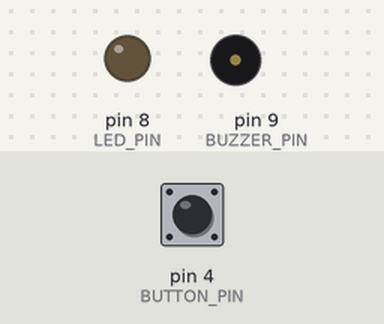
Bench run of a sketch on a simulated Arduino Uno, built with avr-gcc and run on an emulated ATmega328P. On the bench: output pins drawn as LEDs (lit = HIGH), buzzer (waves = sounding). The test bench sets the inputs (shaded band); at power-on: pin 4 (BUTTON_PIN) HIGH.

Above: at 3.8 s.
3.9 s: pin 4 (BUTTON_PIN) pulled LOW for 3.2 s
At 6.94 s:
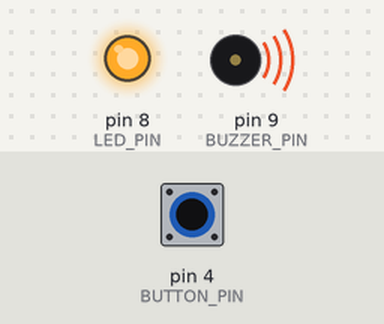
At 7.4 s:
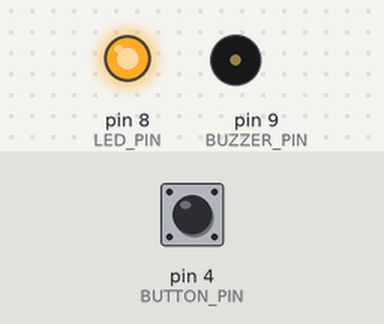
8.6 s: pin 4 (BUTTON_PIN) pulled LOW for 3.2 s
At 11.64 s:
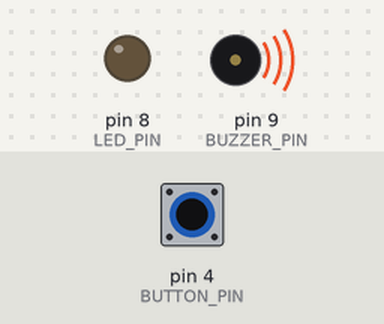
Timing chart, 0 to 13.2 s (numbered marks = the images above; inputs shaded):
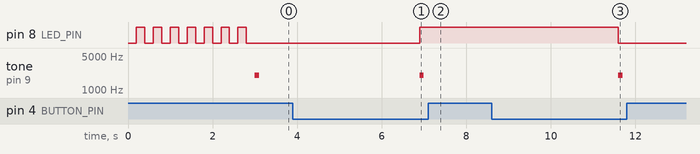

Measured:
- after the input at 3.9 s, pin 8 (LED_PIN): LOW → HIGH after 3.0 s; tone on pin 9 (BUZZER_PIN): silent → 2000 Hz after 3.0 s, → silent 0.10 s later
- after the input at 8.6 s, pin 8 (LED_PIN): HIGH → LOW after 3.0 s; tone on pin 9 (BUZZER_PIN): silent → 2000 Hz after 3.0 s, → silent 0.10 s later
- by itself, pin 8 (LED_PIN): alternates HIGH for 0.20 s and LOW for 0.20 s, 14 changes in all, then stays LOW

The sketch:

answer.ino
```cpp
// P01 참고 정답
//
// 로직 요약:
// 1) BOOT 상태에서 200ms마다 LED를 깜빡이며 3초 대기합니다.
// 2) 3초가 지나면 SAFE로 상태를 바꿉니다.
// 3) SAFE/ARMED에서 버튼을 3초 누르면 상태를 전환합니다.
//    계속 누르고 있으면 3초마다 다시 전환합니다.
// 4) ARMED에서는 LED ON, SAFE에서는 LED OFF를 유지합니다.
// 5) 상태가 바뀌면 100ms 비프음을 비차단 방식으로 냅니다.
enum State { BOOT, SAFE, ARMED };

const int LED_PIN = 8;
const int BUTTON_PIN = 4;
const int BUZZER_PIN = 9;

State state = BOOT;
unsigned long stateStartMs = 0;
unsigned long lastBlinkMs = 0;
bool ledOn = false;

unsigned long pressStartMs = 0;

unsigned long buzzerOffAtMs = 0;
bool beepArmed = false;

void startBeep(unsigned long ms) {
  // 지금 비프음을 시작하고, 언제 끌지 시각을 저장합니다.
  tone(BUZZER_PIN, 2000);
  buzzerOffAtMs = millis() + ms;
  beepArmed = true;
}

void updateBuzzer(unsigned long now) {
  // 비차단 방식으로 비프 종료 시각을 확인합니다.
  if (beepArmed && now >= buzzerOffAtMs) {
    noTone(BUZZER_PIN);
    beepArmed = false;
  }
}

void setState(State next) {
  bool changed = (state != next);
  state = next;
  stateStartMs = millis();
  if (changed) {
    startBeep(100);
  }
}

void setup() {
  pinMode(LED_PIN, OUTPUT);
  pinMode(BUTTON_PIN, INPUT_PULLUP);
  pinMode(BUZZER_PIN, OUTPUT);
  setState(BOOT);
}

void loop() {
  unsigned long now = millis();
  updateBuzzer(now);

  // BOOT: 점멸 후 3초가 지나면 SAFE로 전환합니다.
  if (state == BOOT) {
    if (now - lastBlinkMs >= 200) {
      lastBlinkMs = now;
      ledOn = !ledOn;
      digitalWrite(LED_PIN, ledOn ? HIGH : LOW);
    }
    if (now - stateStartMs >= 3000) {
      setState(SAFE);
      ledOn = false;
    }
    return;
  }

  // 롱프레스 전환 로직:
  // 버튼을 떼면 pressStartMs를 0으로 초기화하고,
  // 전환 후 pressStartMs를 now로 갱신해서 누르고 있는 동안 3초마다 재전환합니다.
  int btn = digitalRead(BUTTON_PIN);
  if (btn == LOW) {
    if (pressStartMs == 0) pressStartMs = now;
    if (now - pressStartMs >= 3000) {
      setState(state == SAFE ? ARMED : SAFE);
      pressStartMs = now;
    }
  } else {
    pressStartMs = 0;
  }

  digitalWrite(LED_PIN, state == ARMED ? HIGH : LOW);
}
```
